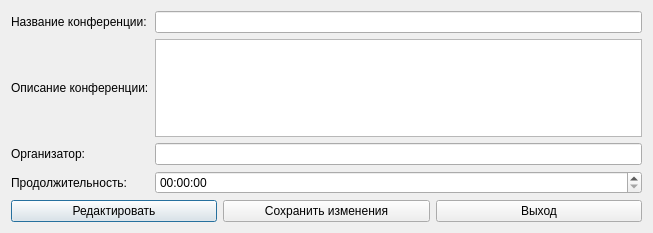
<?xml version="1.0" encoding="UTF-8"?>
<ui version="4.0">
 <class>description</class>
 <widget class="QDialog" name="description">
  <property name="geometry">
   <rect>
    <x>0</x>
    <y>0</y>
    <width>653</width>
    <height>233</height>
   </rect>
  </property>
  <property name="windowTitle">
   <string>Dialog</string>
  </property>
  <layout class="QVBoxLayout" name="verticalLayout">
   <item>
    <layout class="QGridLayout" name="gridLayout_2">
     <item row="0" column="0">
      <widget class="QLabel" name="label">
       <property name="text">
        <string>Название конференции:</string>
       </property>
      </widget>
     </item>
     <item row="1" column="0">
      <widget class="QLabel" name="label_2">
       <property name="text">
        <string>Описание конференции:</string>
       </property>
      </widget>
     </item>
     <item row="2" column="2">
      <widget class="QLineEdit" name="lineEdit_2"/>
     </item>
     <item row="2" column="0">
      <widget class="QLabel" name="label_3">
       <property name="text">
        <string>Организатор:</string>
       </property>
      </widget>
     </item>
     <item row="1" column="2">
      <widget class="QTextEdit" name="textEdit"/>
     </item>
     <item row="3" column="0">
      <widget class="QLabel" name="label_4">
       <property name="text">
        <string>Продолжительность:</string>
       </property>
      </widget>
     </item>
     <item row="0" column="2">
      <widget class="QLineEdit" name="lineEdit"/>
     </item>
     <item row="3" column="2">
      <widget class="QTimeEdit" name="timeEdit"/>
     </item>
    </layout>
   </item>
   <item>
    <layout class="QHBoxLayout" name="horizontalLayout_2">
     <item>
      <widget class="QPushButton" name="pushButton_3">
       <property name="text">
        <string>Редактировать</string>
       </property>
      </widget>
     </item>
     <item>
      <widget class="QPushButton" name="pushButton_2">
       <property name="text">
        <string>Сохранить изменения</string>
       </property>
      </widget>
     </item>
     <item>
      <widget class="QPushButton" name="pushButton">
       <property name="text">
        <string>Выход</string>
       </property>
      </widget>
     </item>
    </layout>
   </item>
  </layout>
 </widget>
 <resources/>
 <connections/>
</ui>
